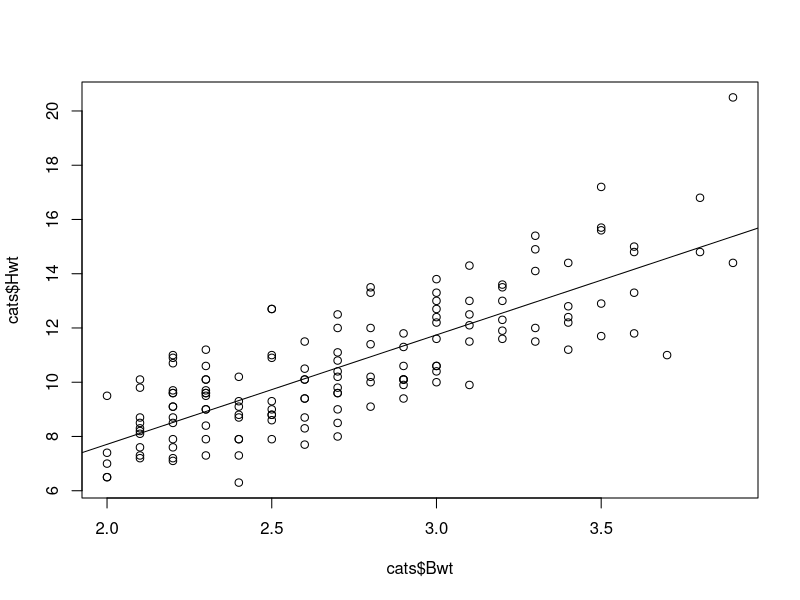

Here is the R script that generated this plot:
## ---- chunk 1
library(MASS)
model <- glm(Hwt ~ Bwt, data = cats)
plot(cats$Hwt ~ cats$Bwt)
abline(model)
